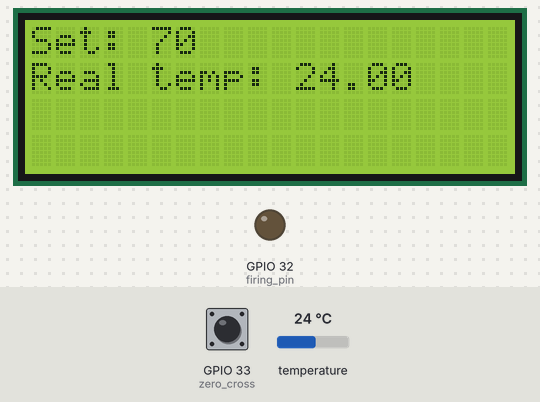
The sketch below on a simulated ESP32. Shown: 20×4 character LCD, output pins drawn as LEDs (lit = HIGH). Wiring (inferred from the names in the program): HTU21/Si7021 sensor at I2C address 0x40. Inputs (shaded band) come from the test bench; at power-on: temperature 24 °C, GPIO 33 (zero_cross) HIGH. What the sketch prints to the serial monitor is not drawn.

Above: at 1.2 s.
1.3 s: temperature set to 12 °C
At 2.4 s:
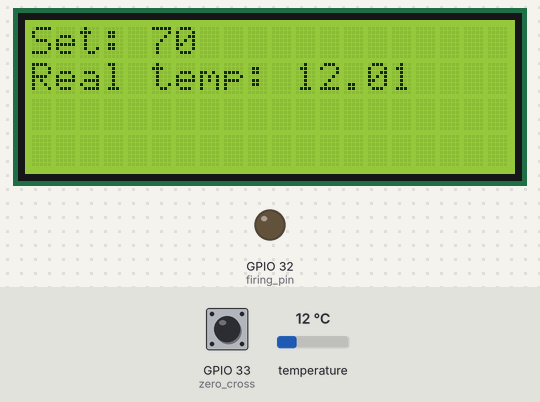
3.0 s: temperature set to 19 °C
At 3.5 s:
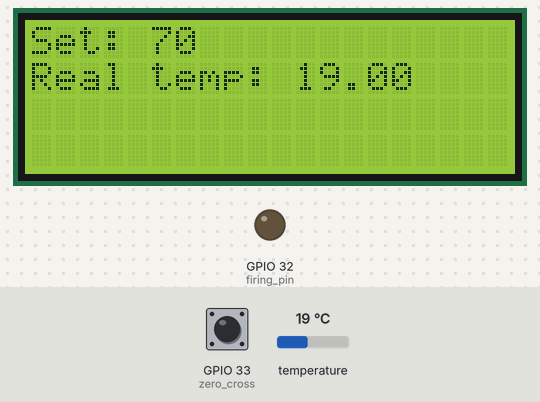
4.5 s: temperature set to 28 °C
At 5.8 s:
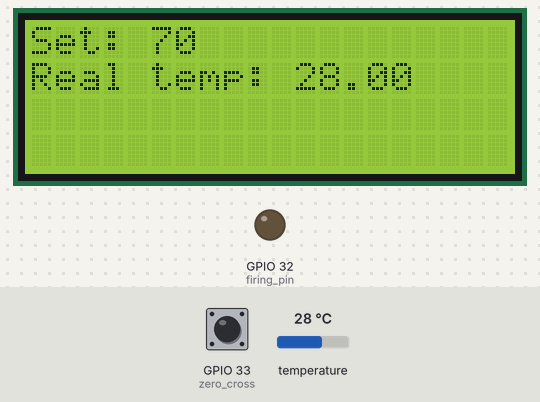
Timing chart, 0 to 7.5 s (numbered marks = the images above; inputs shaded):
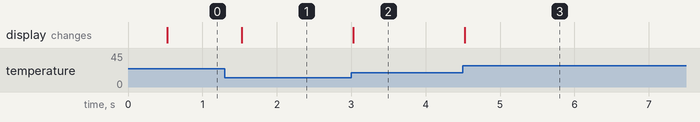

The sketch:

220V_AC_Temperature_PID_Control.ino
```cpp
#include <LiquidCrystal_I2C.h>
#include <Wire.h>

//Inputs and outputs
int firing_pin = 32;
int zero_cross = 33;
const int ADDR = 0x40;
const int MeasureTemp = 0xE3;
int X0,X1,temp;
double X,X_out;

LiquidCrystal_I2C lcd(0x27,20,4);  //sometimes the adress is not 0x27. Change to 0x3f if it dosn't work.

//Variables
int last_CH1_state = 0;
bool zero_cross_detected = false;
const int maximum_firing_delay = 9000;
// Max firing delay set to 9ms based on AC frequency of 50Hz
unsigned long previousMillis = 0;
unsigned long currentMillis = 0;
int temp_read_Delay = 500;
float real_temperature = 0;
int setpoint = 70;
int print_firing_delay;
//PID variables
float PID_error = 0;
float previous_error = 0;
float elapsedTime, Time, timePrev;
int PID_value = 0;
//PID constants
int kp = 1800;   int ki= 1.2;   int kd = 30000;
int PID_p = 0;    int PID_i = 0;    int PID_d = 0;

//Zero Crossing Interrupt Function
void IRAM_ATTR zero_crossing()
{
  //If the last state was 0, then we have a state change...
  if(last_CH1_state == 0)
    zero_cross_detected = true; //We have detected a state change! We need both falling and rising edges
  //If pin 8 is LOW and the last state was HIGH then we have a state change
  else if(last_CH1_state == 1){
    zero_cross_detected = true;    //We have detected a state change!  We need both falling and rising edges.
    last_CH1_state = 0;            //Store the current state into the last state for the next loop
  }
}

void setup() {
  //Define the pinsmaximum_firing_delay - PID_value
  pinMode (firing_pin,OUTPUT);
  pinMode (zero_cross,INPUT_PULLUP);
  attachInterrupt(digitalPinToInterrupt(zero_cross), zero_crossing, CHANGE);
  lcd.begin(); //Begin the LCD communication through I2C
  lcd.backlight();  //Turn on backlight for LCD
  //inititalize the I2C the sensor and bing it
  Serial.begin(9600);
}

void loop()
{
  currentMillis = millis();           //Save the value of time before the loop
  // We create this if so we will read the temperature and change values each "temp_read_Delay"
  if(currentMillis - previousMillis >= temp_read_Delay){
    previousMillis += temp_read_Delay;              //Increase the previous time for next loop
    real_temperature = (GetTemp(15,4));  //get PID Control Temperature
    Serial.print("," + String ((maximum_firing_delay - PID_value)/100.0));
    Serial.print("," + String(real_temperature));
    Serial.print("," +String(GetTemp(17,19))); // Lower Chamber
    Serial.println();
    PID_error = setpoint - real_temperature;        //Calculate the pid ERROR
    if(PID_error > 30)                              //integral constant will only affect errors below 30ºC
      PID_i = 0;
    PID_p = kp * PID_error;                         //Calculate the P value
    PID_i = PID_i + (ki * PID_error);               //Calculate the I value
    timePrev = Time;                    // the previous time is stored before the actual time read
    Time = millis();                    // actual time read
    elapsedTime = (Time - timePrev) / 1000;
    PID_d = kd*((PID_error - previous_error)/elapsedTime); //Calculate the D value
    PID_value = PID_p + PID_i + PID_d; //Calculate total PID value
    //We define firing delay range between 0 and 7400. Read above why 7400!!!!!!!
    if(PID_value < 0)
      PID_value = 0;
    if(PID_value > maximum_firing_delay)
      PID_value = maximum_firing_delay;
    //Print the values on the LCD
    Wire.begin(21,22,50000);
    lcd.clear();
    lcd.setCursor(0,0);
    lcd.print("Set: ");
    lcd.setCursor(5,0);
    lcd.print(setpoint);
    lcd.setCursor(0,1);
    lcd.print("Real temp: ");
    lcd.setCursor(11,1);
    lcd.print(real_temperature);
    previous_error = PID_error; //Remember to store the previous error.
  }

  //If the zero cross interruption was detected we create the 100us firing pulse
  if (zero_cross_detected){
      delayMicroseconds(maximum_firing_delay - PID_value); //This delay controls the power
      digitalWrite(firing_pin,HIGH);
      delayMicroseconds(100);
      digitalWrite(firing_pin,LOW);
      zero_cross_detected = false;
  }
}
//End of void loop

//Extracts temperature from the Si7021 Sensor
double GetTemp(int SDA_Pin, int SLC_pin) {
  Wire.begin(SDA_Pin,SLC_pin,5000);
  Wire.beginTransmission(ADDR);
  Wire.write(MeasureTemp);
  Wire.endTransmission();
  Wire.requestFrom(ADDR,2);
  if(Wire.available()<=2);{
    X0 = Wire.read();
    X1 = Wire.read();
    X0 = X0<<8;
    X_out = X0+X1;
  }
  /**Calculate temperature**/
  X=(175.72*X_out)/65536;
  X=X-46.85;
  return X;
}
```

Measured:
- after the input at 1.3 s, the display: changes after 0.23 s (image 1)
- after the input at 3.0 s, the display: changes at once (image 2)
- after the input at 4.5 s, the display: changes at once (image 3)
